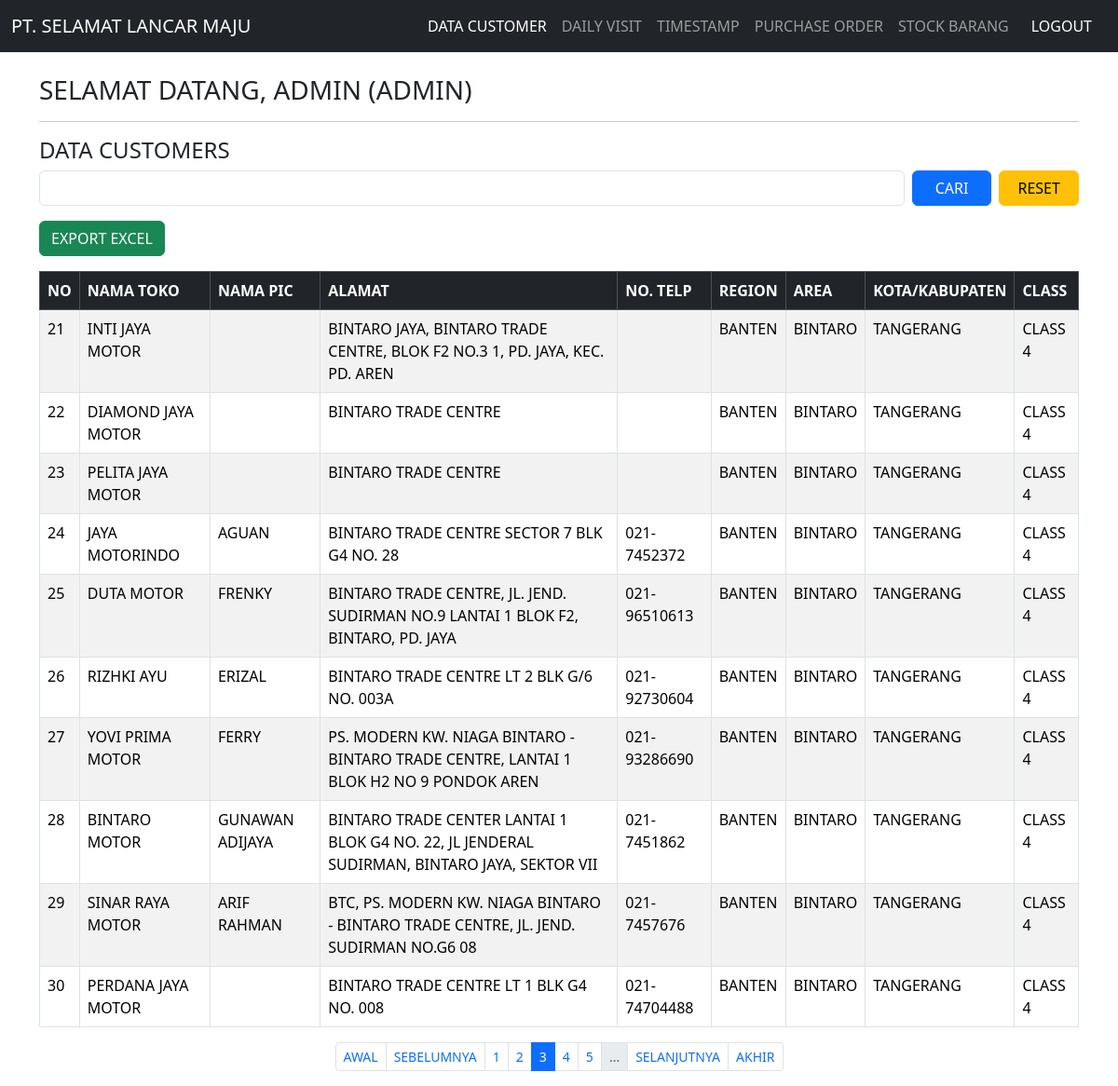
Screenshot of /customers.php?page=3 (signed in) with the database file from the repository.
### tables this page shows
CREATE TABLE `customers` (
  `id` int(11) NOT NULL,
  `nama_toko` varchar(100) NOT NULL,
  `nama_pic` varchar(100) NOT NULL,
  `alamat` text NOT NULL,
  `no_telp` varchar(20) NOT NULL,
  `region` varchar(50) NOT NULL,
  `area` varchar(50) NOT NULL,
  `kota_kabupaten` varchar(100) NOT NULL,
  `class` enum('1','2','3','4','5','6') NOT NULL,
  `created_at` timestamp NOT NULL DEFAULT current_timestamp()
);

### customers.php (the view, shortened to what this page needs)
<?php
include 'config.php';
$username = $_SESSION['username'];
$role     = $_SESSION['role'];
$limit = 10;
$page = isset($_GET['page']) ? (int)$_GET['page'] : 1;
$offset = ($page - 1) * $limit;
$search = isset($_GET['search']) ? trim($_GET['search']) : '';
$where  = "";
$params = [];
$types  = "";
if ($where != "") {
    $stmt = $conn->prepare("SELECT COUNT(*) as total FROM customers $where");
    $stmt->bind_param($types, ...$params);
    $stmt->execute();
    $total_result = $stmt->get_result();
} else {
    $total_result = $conn->query("SELECT COUNT(*) as total FROM customers");
}
$total_data  = $total_result->fetch_assoc()['total'];
$total_pages = ceil($total_data / $limit);
if ($where != "") {
    $sql  = "SELECT * FROM customers $where ORDER BY id DESC LIMIT ? OFFSET ?";
    $stmt = $conn->prepare($sql);
    $params[] = $limit;
    $params[] = $offset;
    $types   .= "ii";
    $stmt->bind_param($types, ...$params);
    $stmt->execute();
    $result = $stmt->get_result();
} else {
    $stmt = $conn->prepare("SELECT * FROM customers ORDER BY id DESC LIMIT ? OFFSET ?");
    $stmt->bind_param("ii", $limit, $offset);
    $stmt->execute();
    $result = $stmt->get_result();
}
?>
<!DOCTYPE html>
<html lang="id">
<head>
  <link href="https://cdn.jsdelivr.net/npm/bootstrap@5.3.8/dist/css/bootstrap.min.css" rel="stylesheet">
</head>
<body>
  <nav class="navbar navbar-expand-lg navbar-dark bg-dark">
    <div class="container-fluid">
      <a class="navbar-brand" href="customers.php">PT. SELAMAT LANCAR MAJU</a>
      <div class="collapse navbar-collapse" id="navbarNav">
        <ul class="navbar-nav ms-auto">
            <li class="nav-item"><a class="nav-link active" href="customers.php">DATA CUSTOMER</a></li>
            <li class="nav-item"><a class="nav-link" href="daily_visit.php">DAILY VISIT</a></li>
            <li class="nav-item"><a class="nav-link" href="timestamp.php">TIMESTAMP</a></li>
            <li class="nav-item"><a class="nav-link" href="#">PURCHASE ORDER</a></li>
            <li class="nav-item"><a class="nav-link" href="#">STOCK BARANG</a></li>
            <li class="nav-item">
                <a class="nav-link text-white btn btn-sm btn-danger px-3" href="logout.php">LOGOUT</a>
            </li>
        </ul>
      </div>
    </div>
  </nav>
  <div class="container mt-4">
    <h3>SELAMAT DATANG, <?= $username ?> (<?= $role ?>)</h3>
    <hr>
    <h4 id="customers">DATA CUSTOMERS</h4>
    <form method="GET" class="row g-2 mb-3">
        <div class="col-md-10">
            <input type="text" name="search" value="<?= htmlspecialchars($search) ?>" class="form-control" style="text-transform: uppercase;">
        </div>
        <div class="col">
            <button type="submit" class="btn btn-primary w-100">CARI</button>
        </div>
        <div class="col">
            <a href="customers.php" class="btn btn-warning w-100">RESET</a>
        </div>
      </form>
      <div class="col">
          <a href="customers.php?export=excel&search=<?= urlencode($search) ?>" class="btn btn-success">EXPORT EXCEL</a>
      </div>
    <div class="table-responsive">
      <table class="table table-bordered table-striped mt-3">
        <thead class="table-dark">
          <tr>
            <th>NO</th>
            <th>NAMA TOKO</th>
            <th>NAMA PIC</th>
            <th>ALAMAT</th>
            <th>NO. TELP</th>
            <th>REGION</th>
            <th>AREA</th>
            <th>KOTA/KABUPATEN</th>
            <th>CLASS</th>
          </tr>
        </thead>
        <tbody>
          <?php
          if ($result->num_rows > 0):
              $no = $offset + 1;
              while($row = $result->fetch_assoc()): ?>
              <tr>
                <td><?= $no++ ?></td>
                <td><?= $row['nama_toko'] ?></td>
                <td><?= $row['nama_pic'] ?></td>
                <td><?= $row['alamat'] ?></td>
                <td><?= $row['no_telp'] ?></td>
                <td><?= $row['region'] ?></td>
                <td><?= $row['area'] ?></td>
                <td><?= $row['kota_kabupaten'] ?></td>
                <td>CLASS <?= $row['class'] ?></td>
              </tr>
          <?php
              endwhile;
          else: ?>
            <tr>
              <td colspan="9" class="text-center">BELUM ADA DATA CUSTOMER</td>
            </tr>
          <?php endif; ?>
        </tbody>
      </table>
    </div>
    <nav aria-label="Page navigation">
      <ul class="pagination pagination-sm justify-content-center flex-wrap">
        <li class="page-item <?= ($page <= 1) ? 'disabled' : '' ?>">
          <a class="page-link" href="?page=1<?= ($search ? "&search=" . urlencode($search) : "") ?>">AWAL</a>
        </li>
        <li class="page-item <?= ($page <= 1) ? 'disabled' : '' ?>">
          <a class="page-link" href="?page=<?= $page - 1 ?><?= ($search ? "&search=" . urlencode($search) : "") ?>">SEBELUMNYA</a>
        </li>
        <?php
        $range = 2;
        $start = max(1, $page - $range);
        $end   = min($total_pages, $page + $range);
        for ($i = $start; $i <= $end; $i++): ?>
          <li class="page-item <?= ($i == $page) ? 'active' : '' ?>">
            <a class="page-link" href="?page=<?= $i ?><?= ($search ? "&search=" . urlencode($search) : "") ?>"><?= $i ?></a>
          </li>
        <?php endfor;
        if ($end < $total_pages) {
            echo '<li class="page-item disabled"><span class="page-link">...</span></li>';
        }
        ?>
        <li class="page-item <?= ($page >= $total_pages) ? 'disabled' : '' ?>">
          <a class="page-link" href="?page=<?= $page + 1 ?><?= ($search ? "&search=" . urlencode($search) : "") ?>">SELANJUTNYA</a>
        </li>
        <li class="page-item <?= ($page >= $total_pages) ? 'disabled' : '' ?>">
          <a class="page-link" href="?page=<?= $total_pages ?><?= ($search ? "&search=" . urlencode($search) : "") ?>">AKHIR</a>
        </li>
      </ul>
    </nav>
  </div>
</body>
</html>

### rows the page displays
customers: nama_toko "INTI JAYA MOTOR", alamat "BINTARO JAYA, BINTARO TRADE CENTRE, BLOK F2 NO.3 1, PD. JAYA, KEC. PD. AREN", region "BANTEN", area "BINTARO", kota_kabupaten "TANGERANG", class "4"
customers: nama_toko "DIAMOND JAYA MOTOR", alamat "BINTARO TRADE CENTRE", region "BANTEN", area "BINTARO", kota_kabupaten "TANGERANG", class "4"
customers: nama_toko "PELITA JAYA MOTOR", alamat "BINTARO TRADE CENTRE", region "BANTEN", area "BINTARO", kota_kabupaten "TANGERANG", class "4"
customers: nama_toko "JAYA MOTORINDO", nama_pic "AGUAN", alamat "BINTARO TRADE CENTRE SECTOR 7 BLK G4 NO. 28", no_telp "021-7452372", region "BANTEN", area "BINTARO", kota_kabupaten "TANGERANG", class "4"
customers: nama_toko "DUTA MOTOR", nama_pic "FRENKY", alamat "BINTARO TRADE CENTRE, JL. JEND. SUDIRMAN NO.9 LANTAI 1 BLOK F2, BINTARO, PD. JAYA", no_telp "021-96510613", region "BANTEN", area "BINTARO", kota_kabupaten "TANGERANG", class "4"
customers: nama_toko "RIZHKI AYU", nama_pic "ERIZAL", alamat "BINTARO TRADE CENTRE LT 2 BLK G/6 NO. 003A", no_telp "021-92730604", region "BANTEN", area "BINTARO", kota_kabupaten "TANGERANG", class "4"
customers: nama_toko "YOVI PRIMA MOTOR", nama_pic "FERRY", alamat "PS. MODERN KW. NIAGA BINTARO - BINTARO TRADE CENTRE, LANTAI 1 BLOK H2 NO 9 PONDOK AREN", no_telp "021-93286690", region "BANTEN", area "BINTARO", kota_kabupaten "TANGERANG", class "4"
customers: nama_toko "BINTARO MOTOR", nama_pic "GUNAWAN ADIJAYA", alamat "BINTARO TRADE CENTER LANTAI 1 BLOK G4 NO. 22, JL JENDERAL SUDIRMAN, BINTARO JAYA, SEKTOR VII", no_telp "021-7451862", region "BANTEN", area "BINTARO", kota_kabupaten "TANGERANG", class "4"
customers: nama_toko "SINAR RAYA MOTOR", nama_pic "ARIF RAHMAN", alamat "BTC, PS. MODERN KW. NIAGA BINTARO - BINTARO TRADE CENTRE, JL. JEND. SUDIRMAN NO.G6 08", no_telp "021-7457676", region "BANTEN", area "BINTARO", kota_kabupaten "TANGERANG", class "4"
customers: nama_toko "PERDANA JAYA MOTOR", alamat "BINTARO TRADE CENTRE LT 1 BLK G4 NO. 008", no_telp "021-74704488", region "BANTEN", area "BINTARO", kota_kabupaten "TANGERANG", class "4"

### other values shown
$username "ADMIN"
$role "ADMIN"
